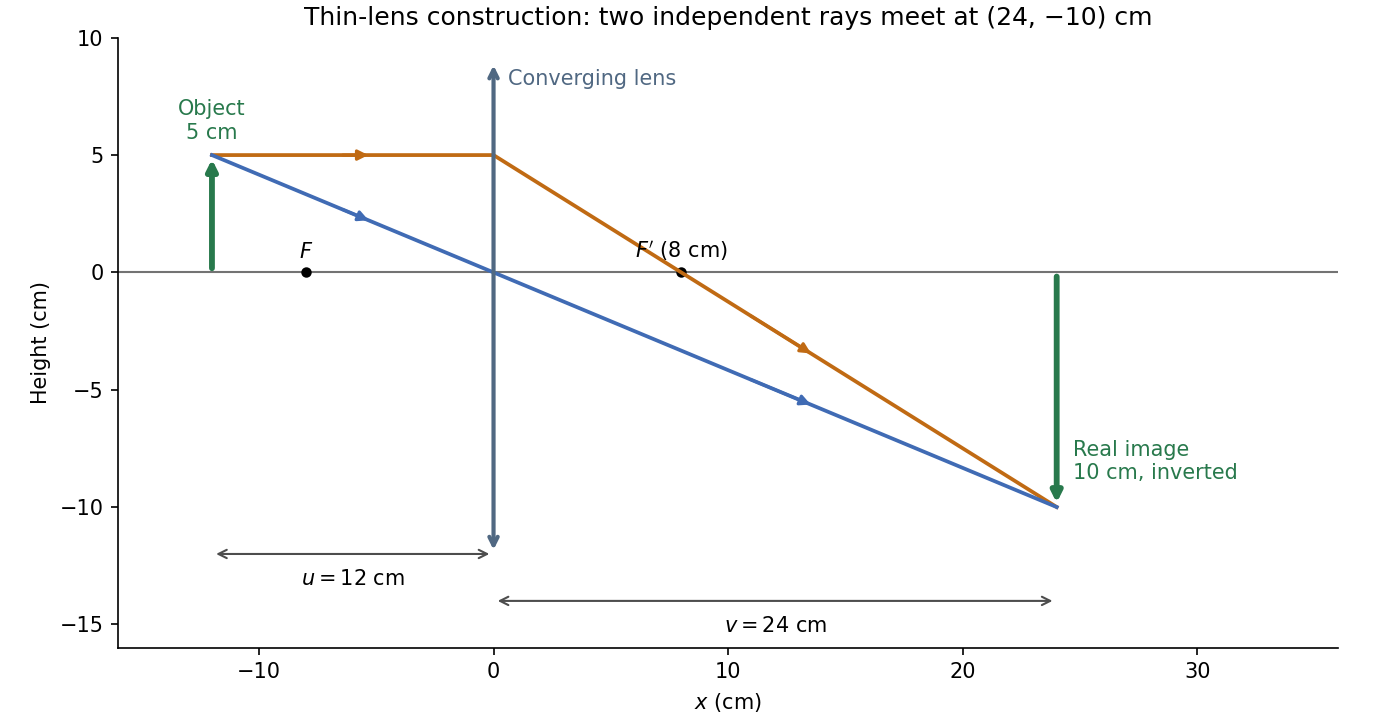

The script that drew this image:
"""Original ideal thin-lens construction. Python 3.14.4; root pyproject.toml deps.

Run from the desired output directory; writes the PNG basename into cwd.
"""
from pathlib import Path

import matplotlib
matplotlib.use("Agg")
import matplotlib.pyplot as plt


def main():
    fig, ax = plt.subplots(figsize=(9.2, 4.8), layout="constrained")
    fig.patch.set_facecolor("white")
    ax.set_facecolor("white")
    ax.axhline(0, color="0.45", lw=1)
    ax.annotate("", (0, 9), (0, -12), arrowprops={"arrowstyle": "<->", "lw": 2, "color": "#506882"})
    ax.text(0.6, 8, "Converging lens", color="#506882")
    for x, text in [(-8, "$F$"), (8, "$F'$ (8 cm)")]:
        ax.plot(x, 0, "ko", ms=4)
        ax.text(x, 0.6, text, ha="center")
    ax.annotate("", (-12, 5), (-12, 0), arrowprops={"arrowstyle": "-|>", "lw": 2.8, "color": "#28794c"})
    ax.text(-12, 5.7, "Object\n5 cm", ha="center", color="#28794c")
    ax.annotate("", (24, -10), (24, 0), arrowprops={"arrowstyle": "-|>", "lw": 2.8, "color": "#28794c"})
    ax.text(24.7, -8.8, "Real image\n10 cm, inverted", color="#28794c")
    paths = [([-12, 0, 24], [5, 5, -10], "#c06a13"), ([-12, 0, 24], [5, 0, -10], "#406bb4")]
    for xs, ys, color in paths:
        ax.plot(xs, ys, color=color, lw=1.8)
        for a, b in [(0, 1), (1, 2)]:
            dx, dy = xs[b] - xs[a], ys[b] - ys[a]
            start = (xs[a] + 0.45 * dx, ys[a] + 0.45 * dy)
            end = (xs[a] + 0.57 * dx, ys[a] + 0.57 * dy)
            ax.annotate("", end, start, arrowprops={"arrowstyle": "-|>", "color": color, "lw": 1.5})
    for xa, xb, y, label in [(-12, 0, -12, "$u=12$ cm"), (0, 24, -14, "$v=24$ cm")]:
        ax.annotate("", (xb, y), (xa, y), arrowprops={"arrowstyle": "<->", "lw": 1, "color": "0.3"})
        ax.text((xa + xb) / 2, y - 0.65, label, ha="center", va="top")
    ax.set(xlim=(-16, 36), ylim=(-16, 10), xlabel="$x$ (cm)", ylabel="Height (cm)", title="Thin-lens construction: two independent rays meet at (24, −10) cm")
    ax.set_aspect("equal", adjustable="box")
    ax.spines[["top", "right"]].set_visible(False)
    fig.savefig(Path(__file__).with_suffix(".png").name, dpi=150, facecolor="white")
    plt.close(fig)


if __name__ == "__main__":
    main()
